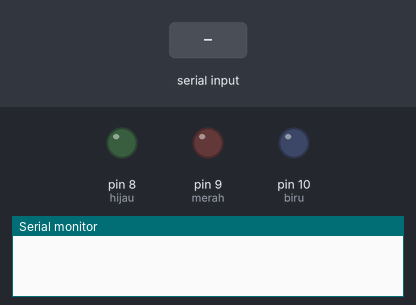
Bench run of a sketch on a simulated Arduino Uno, built with avr-gcc and run on an emulated ATmega328P. On the bench: output pins drawn as LEDs (lit = HIGH), the last lines printed to the serial monitor. The test bench sets the inputs (shaded band).

Above: at 1.2 s.
1.3 s: "1" received over Serial
At 2.1 s:
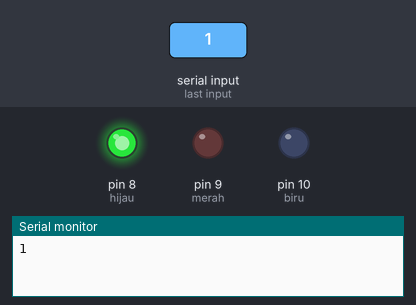
4.3 s: "2" received over Serial
At 4.9 s:
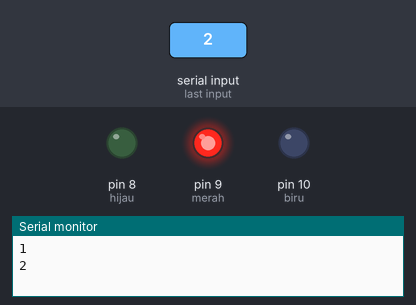
7.3 s: "3" received over Serial
At 8.1 s:
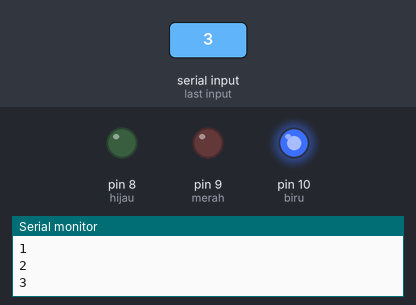
10.3 s: "0" received over Serial
At 10.6 s:
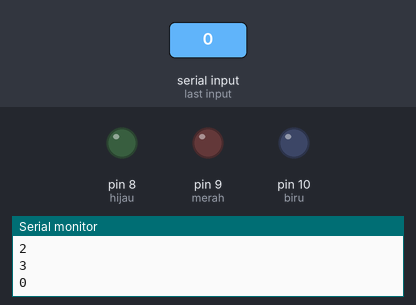
Timing chart, 0 to 12.8 s (numbered marks = the images above; inputs shaded):
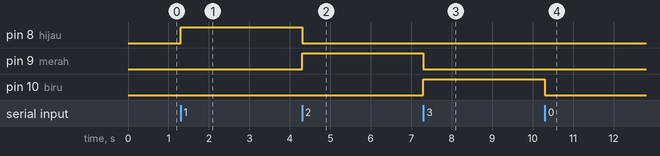

The sketch:

input_serial_monitor_uno.ino
```cpp
const byte hijau = 8, merah = 9, biru = 10;
char i;

void setup(){
  Serial.begin(9600);
  pinMode(hijau,OUTPUT);
  pinMode(merah,OUTPUT);
  pinMode(biru,OUTPUT);
}

void loop() {
 if(Serial.available()>0){
  i=Serial.read();
  Serial.println(i);
 }

 if(i == '1'){
  digitalWrite(hijau, HIGH);
  delay(1000);
  digitalWrite(hijau, LOW);
 }else if(i == '2'){
  digitalWrite(merah, HIGH);
  delay(1000);
  digitalWrite(merah, LOW);
 }else if(i == '3'){
  digitalWrite(biru, HIGH);
  delay(1000);
  digitalWrite(biru, LOW);
 }

}
```

Measured:
- after the input at 1.3 s, pin 8 (hijau): LOW → HIGH at once
- after the input at 4.3 s, pin 8 (hijau): HIGH → LOW at once; pin 9 (merah): LOW → HIGH at once
- after the input at 7.3 s, pin 9 (merah): HIGH → LOW at once; pin 10 (biru): LOW → HIGH at once
- after the input at 10.3 s, pin 10 (biru): HIGH → LOW at once
